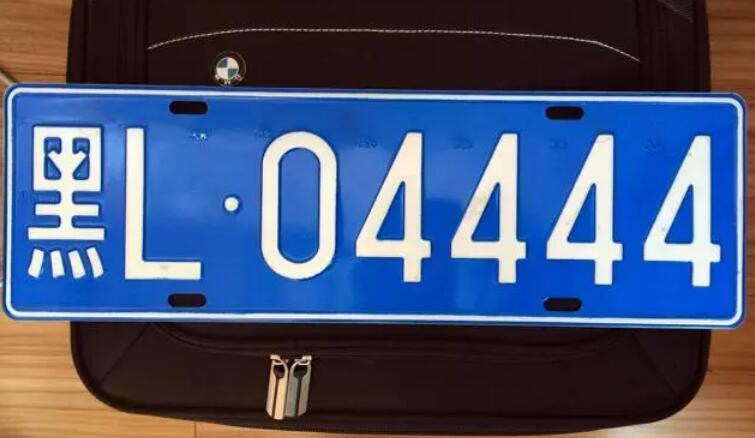
#> input picture image/1.jpg, 755 x 438 px, found by its file name; its folder holds only this picture in this run
$ python judge_color.py
#> lines starting #> are read from the running program, lines starting #| are printed output that depends on the picture; after the words box and inside, x2 and y2 are one past the last pixel; in counts of white or black regions, pixels touching at a corner belong together
import cv2
import numpy as np
import os
# 载入图像
def cvshow(name,image):
    cv2.imshow(name,image)
    cv2.waitKey(0)
    cv2.destroyAllWindows()
dir_path='./image'
out='./out'
out_path = 'C:\\Users\\I\\Desktop\\202111000411-林训浩\\实验结果'
file_names = [f for f in os.listdir(dir_path) if os.path.isfile(os.path.join(dir_path, f))]
print(file_names)
for file in file_names:
    a=file[0]
    if file[0]=='1' and file[1]=='0':
        a+=file[1]
    print(a)
    print(dir_path+'/'+file)
    path=dir_path+'/'+file
    image = cv2.imread(path)
#> image is the input picture: shape (438, 755, 3); mean B, G, R 116.3, 84.3, 72.1
    enhanced_image = cv2.convertScaleAbs(image, alpha=1.5, beta=30)
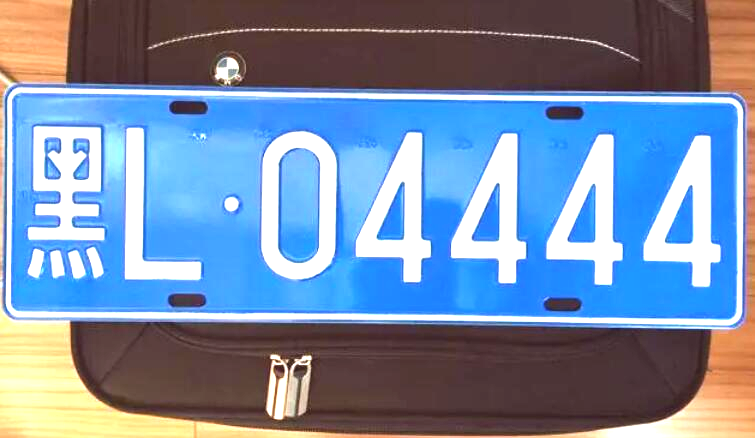
#> enhanced_image: shape (438, 755, 3); mean B, G, R 168.4, 140.5, 120
    gray_image = cv2.cvtColor(image, cv2.COLOR_BGR2GRAY)
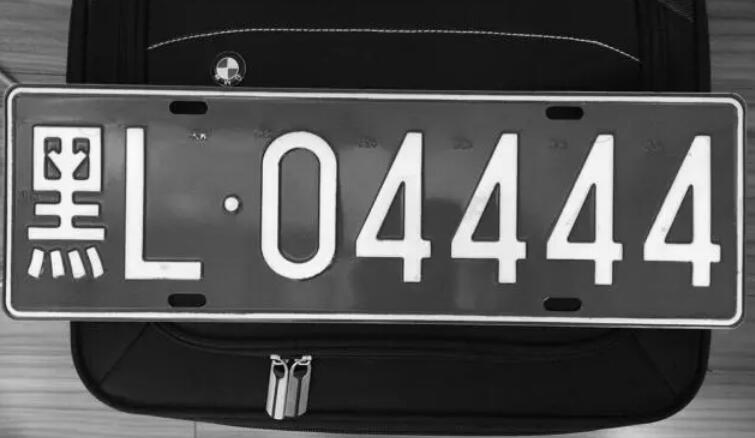
#> gray_image: shape (438, 755); min 2, max 254, mean 84.3
    enhanced_image1 = cv2.equalizeHist(gray_image)
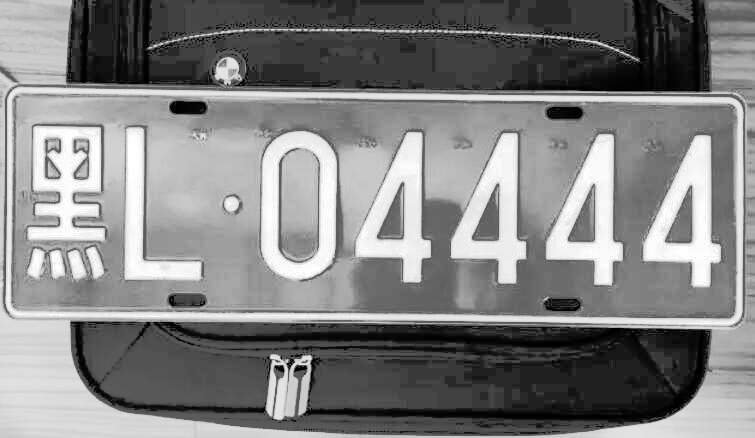
#> enhanced_image1: shape (438, 755); min 0, max 255, mean 129.3
    binary_image = cv2.threshold(gray_image, 127, 255, cv2.THRESH_BINARY)[1]
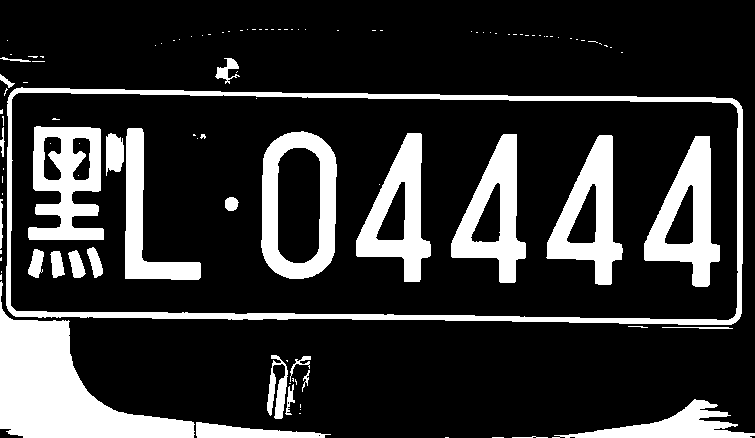
#> binary_image: shape (438, 755); 19.5% white; 110 white regions (80 under 20 px), largest, box (x1, y1, x2, y2) and area: (0, 281, 195, 438) 12016, (6, 87, 743, 325) 9922, (261, 131, 337, 279) 5366
    # [5 lines of commented-out code are left out]
    cv2.imwrite(out +'enhanced_image_'+file, enhanced_image)
    cv2.imwrite(out + '/gray_' + file, gray_image)
    cv2.imwrite(out + '/equalize_' + file, enhanced_image1)
    cv2.imwrite(out + '/binary_' + file, binary_image)
    hsv_image = cv2.cvtColor(image, cv2.COLOR_BGR2HSV)
#> hsv_image: shape (438, 755, 3); mean H, S, V 81.7, 153.8, 134
    #cvshow('hsv',hsv_image)
    cv2.imwrite(out + '/hsv_' + file, hsv_image)
    lower_bound = np.array([int(210 / 2), 50, int(0.5 * 255)])
    upper_bound = np.array([int(225 / 2), 255, 255])
    mask = cv2.inRange(hsv_image, lower_bound, upper_bound)
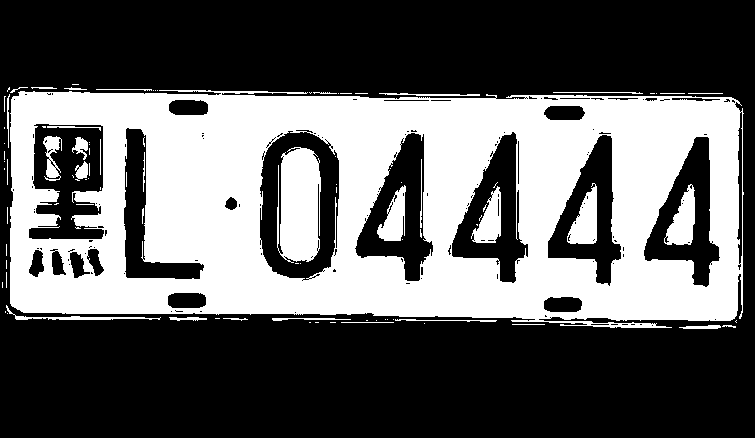
#> mask: shape (438, 755); 38% white; 96 white regions (62 under 20 px), largest, box (x1, y1, x2, y2) and area: (10, 90, 744, 328) 114316, (277, 147, 321, 263) 4275, (567, 183, 597, 244) 1100
    #cvshow('mask',mask)
    cv2.imwrite(out + '/mask_' + file,mask)
    white_area = cv2.countNonZero(mask)
#> white_area = 125688
    print(f"白色区域的面积: {white_area} 像素")
#| 白色区域的面积: 125688 像素
    if white_area<2000:
        cvshow('green',image)
    else:
        cvshow('blue',image)

$ run again, on image/6.jpg
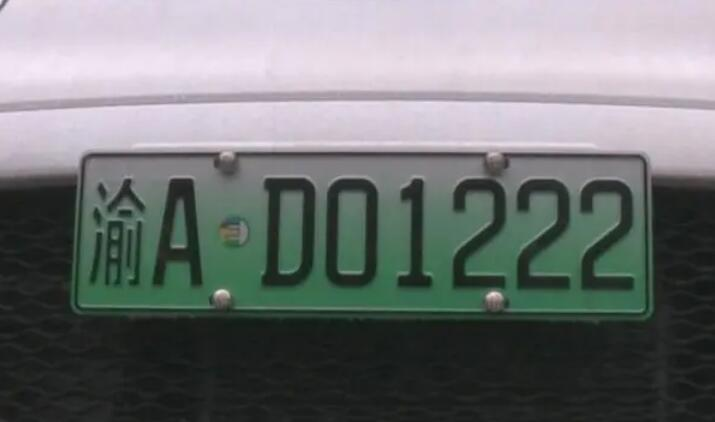
#> input picture image/6.jpg, 715 x 422 px, found by its file name
#> image is the input picture: shape (422, 715, 3); mean B, G, R 116.7, 116.5, 113
#> `enhanced_image1 = cv2.equalizeHist(gray_image)`:
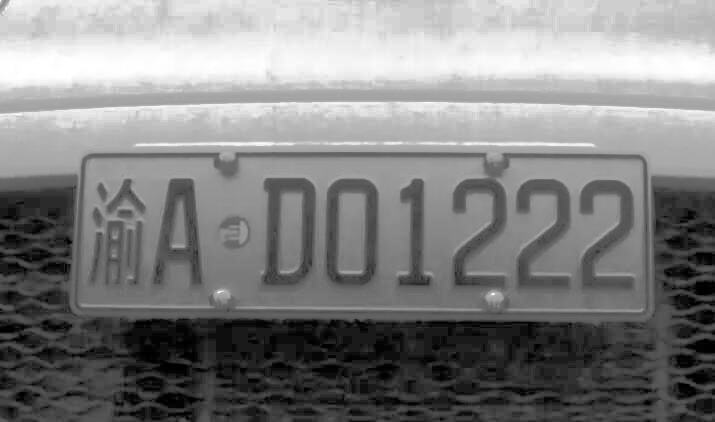
#> enhanced_image1: shape (422, 715); min 0, max 255, mean 129.2
#> `binary_image = cv2.threshold(gray_image, 127, 255, cv2.THRESH_BINARY)[1]`:
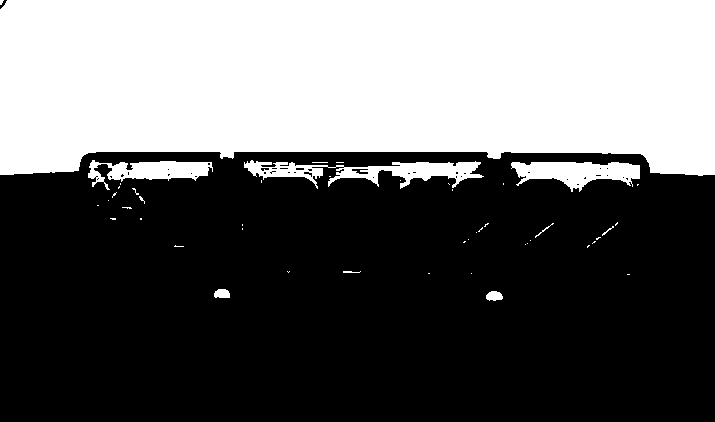
#> binary_image: shape (422, 715); 39.7% white; 48 white regions (39 under 20 px), largest, box (x1, y1, x2, y2) and area: (0, 0, 715, 176) 112233, (244, 160, 484, 189) 2893, (511, 162, 640, 192) 2293
#> hsv_image: shape (422, 715, 3); mean H, S, V 103, 33.1, 121.7
#> mask: shape (422, 715); every value is 0
#> white_area = 0
#| 白色区域的面积: 0 像素
